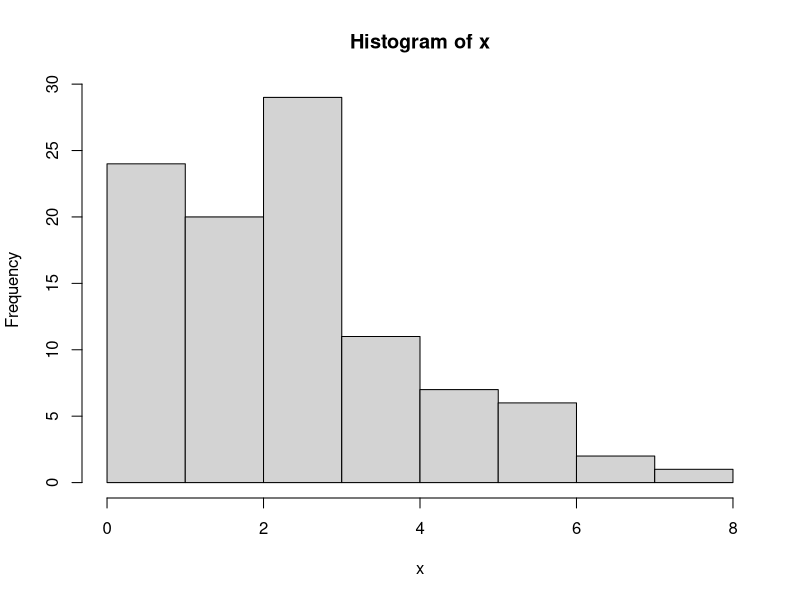
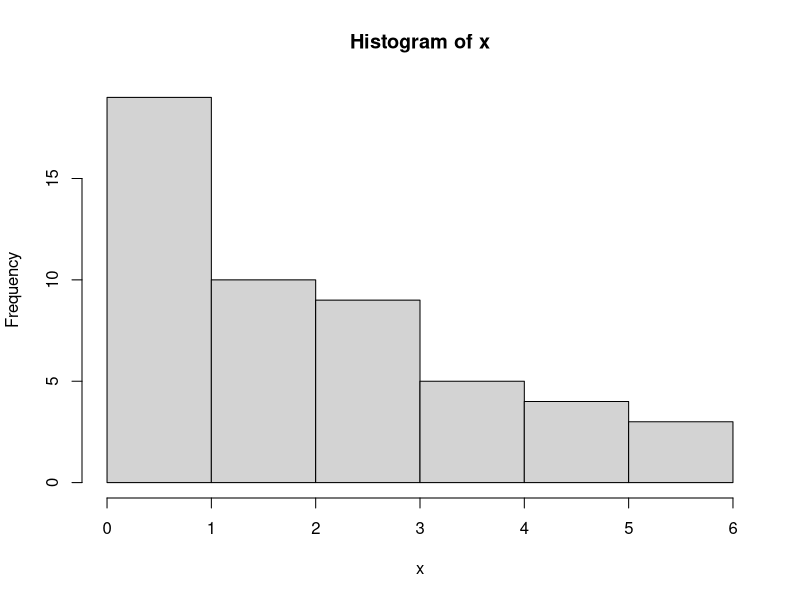
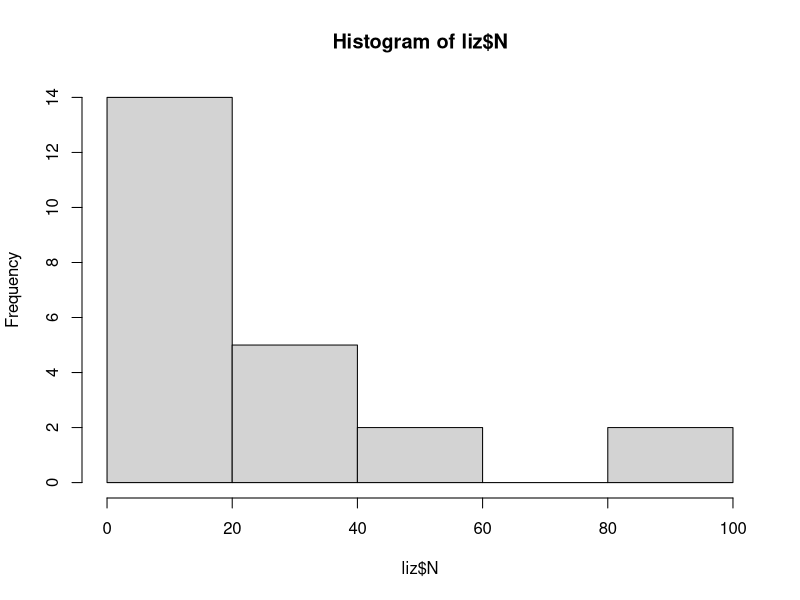
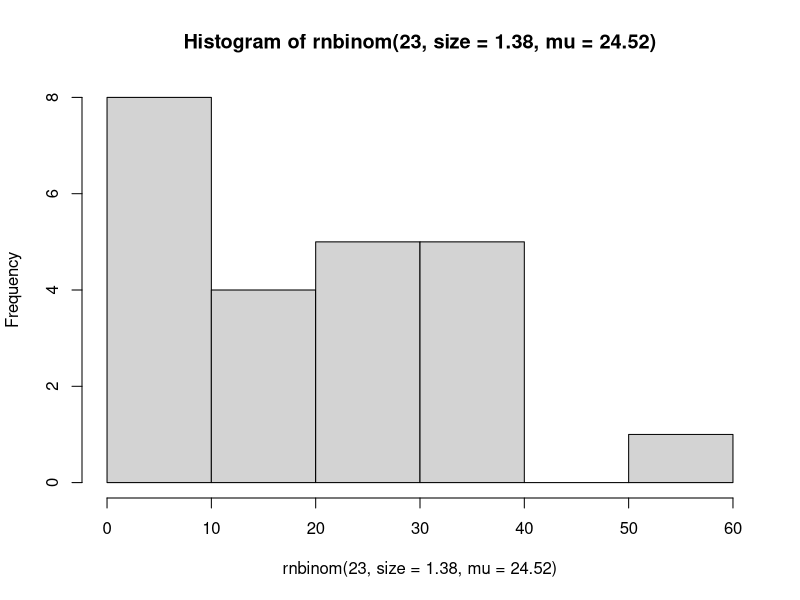
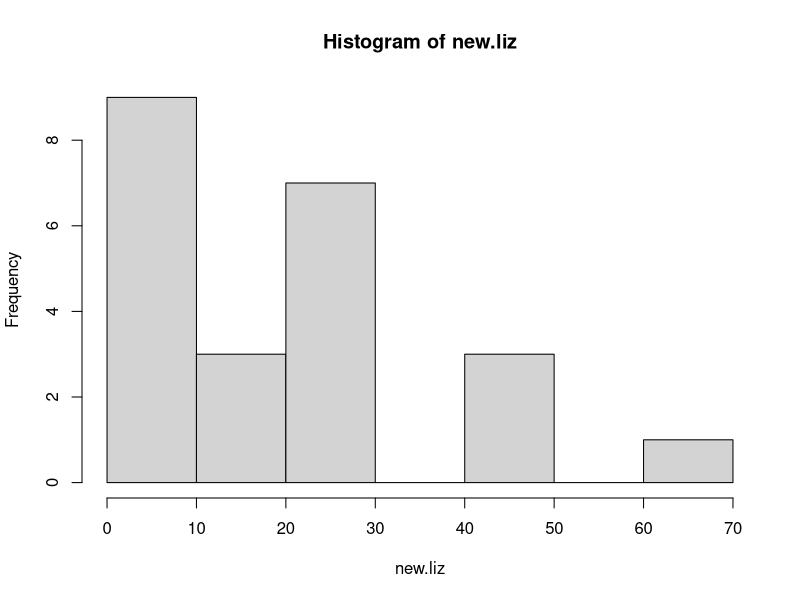

Recreate these plots in R, in order.
##Examples from distributions lecture##

number.of.bats = 1000
rbinom(n = 10,size = number.of.bats,prob = 0.48)/number.of.bats
#this says "draw randomly from a binomial distribution", with ten trials (sites) of 100 bats, 
#each with a probability of being infected equal to 48%

#density distributions
?dbinom
dbinom(x=1,size = 25, prob = 0.2)
#we use x=1 because we want to know the probability that a single trial (e.g. 1 bat of 25) 
#is infected at a global infection prevalence of 20%
dbinom(1,25, 0.2)
#this is the same as above

#p functions
?pnorm
#what is the probability a lizard weighs less than 19 grams?
pnorm(q = 19, mean = 17, sd =3)

#what is the probability a lizard weighs MORE than 19 grams?
1 - pnorm(q = 19, mean = 17, sd =3)
pnorm(q = 19, mean = 17, sd =3, lower.tail = F)

#what is the probability that no more than 1 bat is infected?
pbinom(q=1,size = 25, prob = 0.2)

#what is the probability that no more than 5 bats are infected?
pbinom(q=5,size = 25, prob = 0.2)

#this can be useful for quick sample size calculations
#what is the probability that 0 bats are infected with my sample size?
pbinom(q=0,size = 25, prob = 0.2)

#what is the 85th percentile of a fossil distribution?
#quantile functions
qnorm(0.85, mean=115, sd=15)

#random draws'
#Poisson
?rpois
rpois(100, lambda = 3)
x = rpois(100, lambda = 3)
hist(x)

#Negative Binomial
?rnbinom
#here, mu is the mean, and size is the dispersion parameter (k)
#note - this is the preferred parameterization in ecology
x = rnbinom(50, size = 10, mu = 2)
hist(x)
#Here, I take 50 random draws from a neg. bin. distribution with a a dispersion (k)
#of 10 and a mean = 2 


##fitting a distribution to actual data
liz = read.csv("lizards.csv")
head(liz)
hist(liz$N)

library(MASS)
set.seed(123)
nb.fit = fitdistr(liz$N,densfun = "negative binomial" )
nb.fit

##if you need to supply start list
nb.fit = fitdistr(liz$N, densfun = "negative binomial", start = list(size = 1, mu = 15))


length(liz$N)

hist(rnbinom(23,size = 1.38, mu = 24.52))

new.liz = rnbinom(23,size = 1.38, mu = 24.52)
hist(new.liz)

#what is the 80 percentile of number of lizards perching?
qnbinom(p = .8, mu = 24.52, size = 1.38)

#what is the probability of exactly 1 lizard perching?
pnbinom(q=1,mu = 24.52, size = 1.38)
